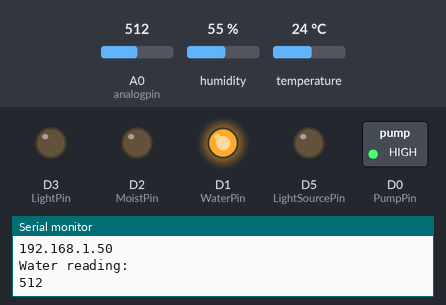
The sketch below on a simulated ESP8266 (NodeMCU). Parts: switched loads named in the sketch (green lamp = pin HIGH), output pins drawn as LEDs (lit = HIGH), the last lines printed to the serial monitor. The inputs (shaded band) are chosen by the test bench; at power-on: A0 (analogpin) = 512, humidity 55 %, temperature 24 °C. WiFi joins after 1.5 s; servers stay silent unless stated; network time is answered at once with the bench clock; uploads are accepted with an empty reply; the local clock reads 2024-03-15 10:24:30 at power-on unless the sketch sets it.

Above: at 1.55 s.
At 1.98 s:
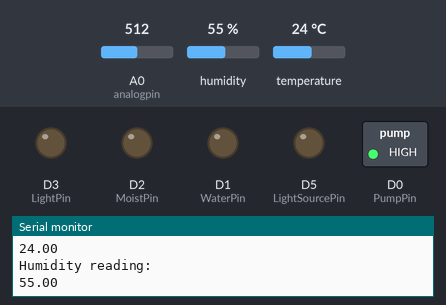
At 2.9 s:
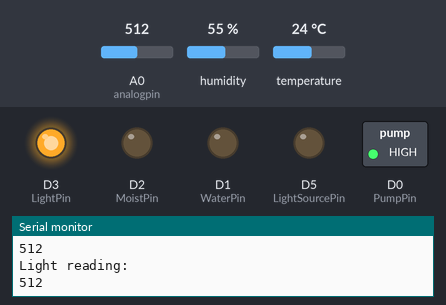
At 4.43 s:
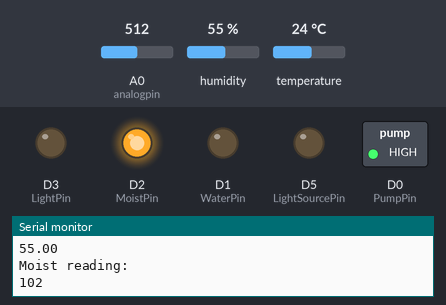
Timing chart, 0 to 4.7 s (numbered marks = the images above):
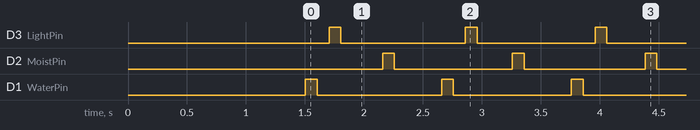

Measured:
- by itself, D3 (LightPin), D2 (MoistPin), D1 (WaterPin): alternates HIGH for 0.10 s and LOW for 1.0 s
- by itself, everything shown: repeats every 1.1 s, in 5 steps

The sketch:

esp_control.ino
```cpp
#include <ESP8266WiFi.h>
#include <ESP8266HTTPClient.h>
#include <DHT.h>
#include <NTPClient.h>
#include <WiFiUdp.h>
#define DHTTYPE DHT11


const int WaterPin = D1;
uint8_t DHTPin = D4;
DHT dht(DHTPin, DHTTYPE);
const int MoistPin = D2;
const int LightPin = D3;
const int analogpin = A0;
const int PumpPin = D0;
const int LightSourcePin = D5;
float Temperature = 0.0;
float Humidity = 0.0;
int Water = 0;
int Light = 0;
int Moist = 0;
const char* ssid = "Test";
const char* password = "121212121";
String host = "http://personal-farming.herokuapp.com/api/record";
String Data = "";
int Time = 0;
WiFiUDP ntpUDP;
NTPClient timeClient(ntpUDP, "north-america.pool.ntp.org", 0);

void setup(){
  Serial.begin(115200);
  ConnectWifi();
  pinMode(DHTPin, INPUT);
  dht.begin();
  timeClient.begin();
  pinMode(LightPin,OUTPUT);
  pinMode(MoistPin,OUTPUT);
  pinMode(WaterPin,OUTPUT);
  pinMode(PumpPin, OUTPUT);
  pinMode(LightSourcePin, OUTPUT);
  digitalWrite(WaterPin, LOW);
  digitalWrite(MoistPin, LOW);
  digitalWrite(LightPin, LOW);
  digitalWrite(LightSourcePin, LOW);
  digitalWrite(PumpPin, HIGH);
  Time = millis();
}


void ConnectWifi(){
  WiFi.mode(WIFI_STA);
  WiFi.begin(ssid, password);
  for (int i = 0; i<100; i++){
    if (WiFi.status() == WL_CONNECTED){
      Serial.println("connected");
      break;
    }
    delay(500);
    Serial.print(".");
  }
  if (WiFi.status() != WL_CONNECTED){
    Serial.println("connection failed, reconneting...");
    ConnectWifi();
  }
  Serial.println("WiFi connected");
  Serial.println("IP address is: ");
  Serial.println(WiFi.localIP());
  return;
}

void PostData(){
  HTTPClient http;
  http.begin(host);
  http.addHeader("Content-Type", "text/plain");
  String temp = "water=";
  Data = temp + Water + "&" + "light=" + Light + "&" + "moisture=" + Moist + "&" + "temperature=" + Temperature + "&" + "humidity=" + Humidity + "&" + "key=Helloplants!";
  //DynamicJsonDocument doc(1024);
  //deserializeJson(doc, temp);
  //JsonObject obj = doc.as<JsonObject>();
  int httpcode = http.POST(Data);
  Serial.print("Response Code:");
  Serial.println(httpcode);
  if (httpcode>0) {
    String payload = http.getString();
    Serial.println(payload);
    //const int capacity = JSON_OBJECT_SIZE(2);
    //StaticJsonDocument<capacity> doc;
    //DeserializationError error = deserializeJson(doc, payload);
    //if (error) {
      //Serial.print(F("deserializeJson() failed with code "));
      //Serial.println(error.c_str());
    //}
    //const char* pump = doc["pump"];
    //const char* msg= doc["msg"];
    String command(payload);
    PumpControl(command);
  }
  else{
    Serial.println("POST failed.");
  }
  http.end();
}


void PumpControl(String pump){
  if (Time+10000>=millis()){
    return;
  }
  if (pump == "on"){
    Serial.println("Turning on Pump");
    Time = millis();
    digitalWrite(PumpPin, LOW);
  }
  else{
    Serial.println("Turning off pump");
    digitalWrite(PumpPin, HIGH);
  }
}

void WaterControl(){
  digitalWrite(WaterPin, HIGH);
  Water = analogRead(analogpin);
  Serial.println("Water reading:");
  Serial.println(Water);
  delay(100);
  digitalWrite(WaterPin, LOW);
  delay(100);
}

void LightControl(){
  digitalWrite(LightPin, HIGH);
  Light = analogRead(analogpin);
  Serial.println("Light reading:");
  Serial.println(Light);
  delay(100);
  digitalWrite(LightPin, LOW);
  delay(100);
}

void MoistureControl(){
  digitalWrite(MoistPin, HIGH);
  Moist = analogRead(analogpin);
  Moist = map(Moist, 10, 500, 0, 100);
  Serial.println("Moist reading:");
  Serial.println(Moist);
  delay(100);
  digitalWrite(MoistPin, LOW);
  delay(100);
}
void TempControl(){
  Temperature = dht.readTemperature();
  Humidity = dht.readHumidity();
  Serial.println("Temperature reading:");
  Serial.println(Temperature);
  Serial.println("Humidity reading:");
  Serial.println(Humidity);
  delay(200);
}

int GetTime(){
  timeClient.update();
  int realtime = timeClient.getHours();
  realtime -= 8;
  if (realtime <= 0){
    realtime+=24;
  }
  return realtime;
}

void LightSourceControl(int realtime){
  if (realtime<=18 && realtime>=6 && Light>= 500){
      digitalWrite(LightSourcePin, HIGH);
  }
}
void loop() {
  WaterControl();
  LightControl();
  LightSourceControl(GetTime());
  TempControl();
  MoistureControl();
  PostData();
  delay(100);
}
```
